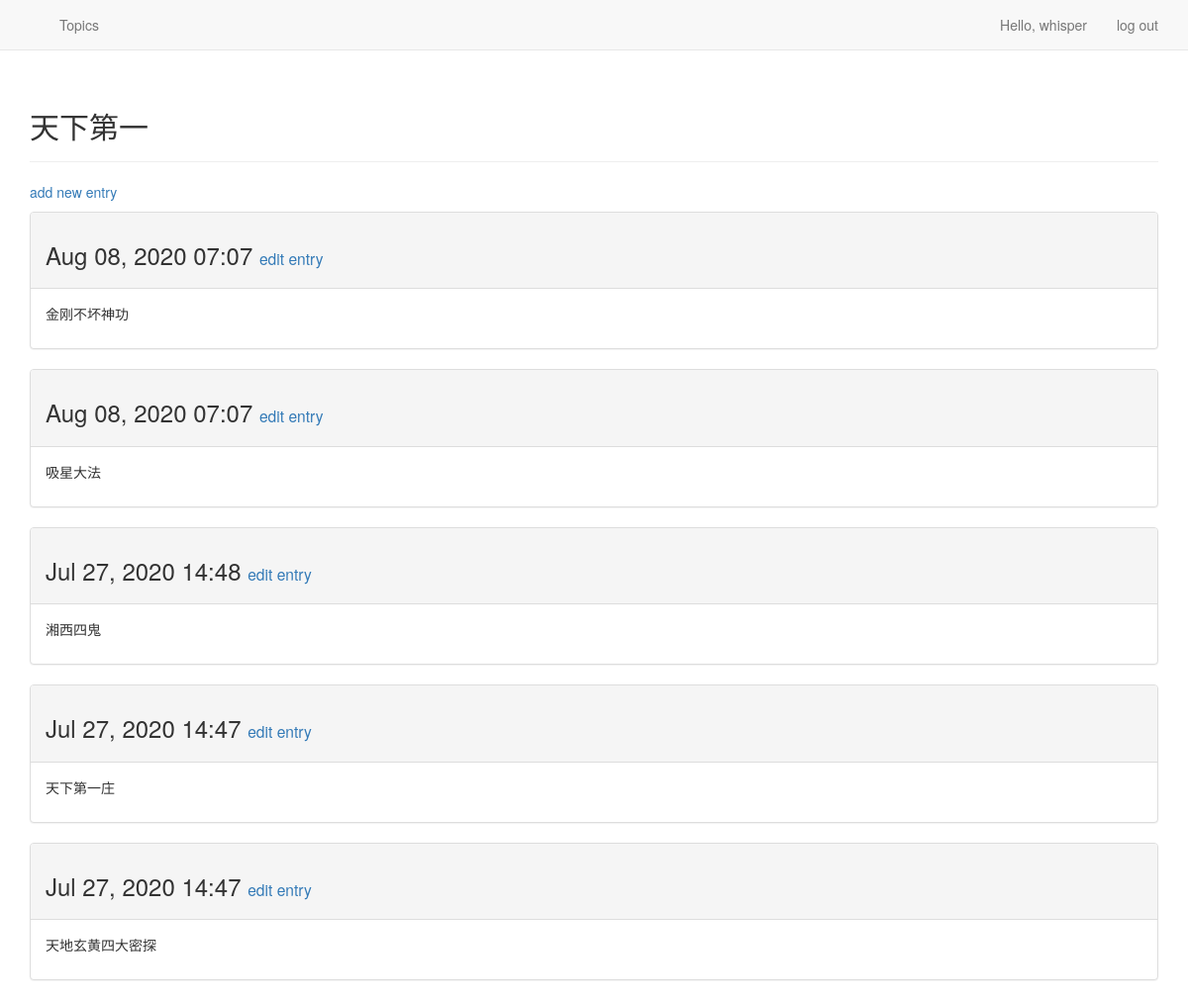
Page /topics/1/ (signed in) on the committed database.
### learning_logs/models.py (models this page shows, shortened)
class Topic(models.Model):
    text = models.CharField(max_length=200)
    date_added = models.DateTimeField(auto_now_add=True)
    owner = models.ForeignKey(User, on_delete=models.CASCADE)
    def __str__(self):
        return self.text

class Entry(models.Model):
    topic = models.ForeignKey(Topic, on_delete=models.CASCADE)
    text = models.TextField()
    date_added = models.DateTimeField(auto_now_add=True)
    class Meta:
        verbose_name_plural = 'entries'

### learning_logs/views.py (the view)
# urls.py: re_path(r'^topics/(?P<topic_id>\d+)/$', views.topic, name='topic'),
@login_required
def topic(request, topic_id):
    tp = Topic.objects.get(id=topic_id)
    if tp.owner != request.user:
        raise Http404
    entries = tp.entry_set.order_by('-date_added')
    context = {'topic': tp, 'entries': entries}
    return render(request, 'topic.html', context)

### learning_logs/templates/topic.html
{% extends 'base.html' %}
{% block header %}
<h2>{{ topic }}</h2>
{% endblock header %}
{% block content %}
<p>
    <a href="{% url 'learning_logs:new_entry' topic.id %}">add new entry</a>
</p>
{% for entry in entries %}
<div class="panel panel-default">
    <div class="panel-heading">
        <h3>
            {{ entry.date_added|date:'M d, Y H:i' }}
            <small>
                <a href="{% url 'learning_logs:edit_entry' entry.id %}">edit entry</a>
            </small>
        </h3>
    </div>
    <div class="panel-body">
        {{ entry.text|linebreaks }}
    </div>
</div>
{% empty %}
There are no entries for this topic yet.
{% endfor %}
{% endblock content %}

### learning_logs/templates/base.html (shortened to what this page needs)
{% load bootstrap3 %}
<!DOCTYPE html>
<html lang="en">
<head>
    {% bootstrap_css %}
</head>
<body>
<nav class="navbar navbar-default navbar-static-top">
    <div class="container">
        <div class="navbar-header">
            <a class="navbar-brand" href="{% url 'learning_logs:index' %}"></a>
        </div>
        <div id="navbar" class="navbar-collapse collapse">
            <ul class="nav navbar-nav">
                <li><a href="{% url 'learning_logs:topics' %}">Topics</a></li>
            </ul>
            <ul class="nav navbar-nav navbar-right">
                {% if user.is_authenticated %}
                <li><a>Hello, {{ user.username }}</a></li>
                <li><a href="{% url 'users:logout' %}">log out</a></li>
                {% else %}
                <li><a href="{% url 'users:register' %}">register</a></li>
                <li><a href="{% url 'users:login' %}">log in</a></li>
                {% endif %}
            </ul>
        </div>
    </div>
</nav>
<div class="container">
    <div class="page-header">
        {% block header %}{% endblock header %}
    </div>
    <div>
        {% block content %}{% endblock content %}
    </div>
</div>
</body>
</html>

### rows in the picture
Topic: text "天下第一"
Entry: date_added "Aug 08, 2020 07:07", text "金刚不坏神功"
Entry: date_added "Aug 08, 2020 07:07", text "吸星大法"
Entry: date_added "Jul 27, 2020 14:48", text "湘西四鬼"
Entry: date_added "Jul 27, 2020 14:47", text "天下第一庄"
Entry: date_added "Jul 27, 2020 14:47", text "天地玄黄四大密探"

### other values in the picture
{{ user.username }} "whisper"
